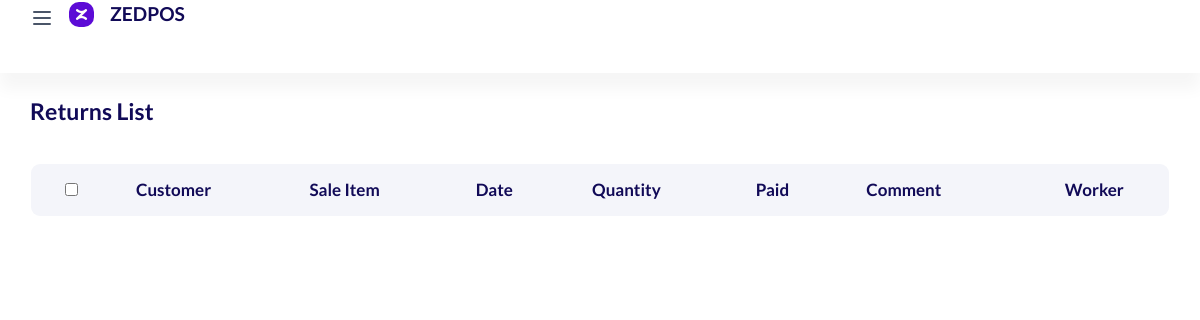
Before: /sale/return/ with the older database file.
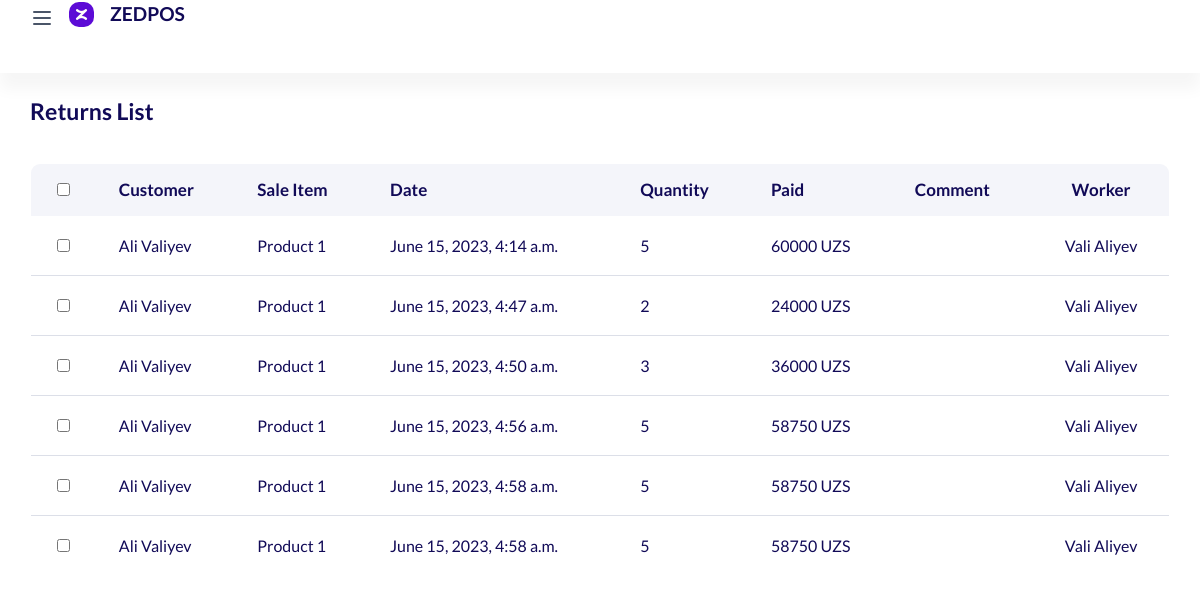
After: the same page with the newer database file.
### sell/models.py (models this page shows, shortened)
class Return(models.Model):
    customer = models.ForeignKey(Client, on_delete=models.SET_NULL, null=True)
    sellitem = models.ForeignKey(SellItem, on_delete=models.SET_NULL, null=True)
    date = models.DateTimeField(auto_now_add=True)
    paid = models.IntegerField()
    quantity = models.IntegerField(null=True)
    worker = models.ForeignKey(Worker, on_delete=models.SET_NULL, null=True)

class SellItem(models.Model):
    sell_id = models.ForeignKey(Sell, on_delete=models.CASCADE)
    product = models.ForeignKey(Product, on_delete=models.SET_NULL, null=True)
    date = models.DateTimeField(null=True, blank=True)
    discount = models.IntegerField(null=True)
    quantity = models.FloatField()

### clients/models.py (models this page shows)
class Client(models.Model):
    first_name = models.CharField(("First name"), max_length=50)
    last_name = models.CharField(("Last name"), max_length=50)
    p_num = models.CharField(("Phone number"), max_length=20)
    debt = models.IntegerField(("Debt"), null=True, blank=True, default=0)
    def __str__(self):
        return f'{self.first_name} {self.last_name}'

### product/models.py (models this page shows)
class Product(models.Model):
    code = models.IntegerField(null=True)
    name = models.CharField(max_length=50)
    arrival_price = models.IntegerField()
    price = models.IntegerField()
    measure = models.ForeignKey(Measure, on_delete=models.SET_NULL, null=True)
    quantity = models.FloatField(null=True)
    is_active = models.BooleanField(default=True)
    count = models.IntegerField(null=True, blank=True, default=0)
    def __str__(self):
        return self.name

### accounts/models.py (models this page shows)
class Worker(models.Model):
    first_name = models.CharField(max_length=100)
    last_name = models.CharField(max_length=100)
    ph_number = models.CharField(("Phone number"), max_length=50)

### sell/views.py (the view)
# urls.py: path('return/', return_list),
def return_list(request):
    data = {
        "items": Return.objects.all()
    }
    return render(request, "sale/list-returns.html", data)

### templates/sale/list-returns.html (shortened to what this page needs)
<!doctype html>
{% load static %}
<html lang="en">
  <head>
      <link rel="stylesheet" href="{% static 'assets/css/backend-plugin.min.css' %}">
      <link rel="stylesheet" href="{% static 'assets/css/backend.css' %}">
      <link rel="stylesheet" href="{% static 'assets/css/css.css' %}">
      <link rel="stylesheet" href="{% static 'assets/vendor/@fortawesome/fontawesome-free/css/all.min.css' %}">
      <link rel="stylesheet" href="{% static 'assets/vendor/line-awesome/dist/line-awesome/css/line-awesome.min.css' %}">
      <link rel="stylesheet" href="{% static 'assets/vendor/remixicon/fonts/remixicon.css' %}">  </head>
  <body class="  ">
    <div class="wrapper">
                <div class="iq-top-navbar">
          <div class="iq-navbar-custom">
              <nav class="navbar navbar-expand-lg navbar-light p-0">
                  <div class="iq-navbar-logo d-flex align-items-center justify-content-between">
                      <i class=" wrapper-menu"><?xml version="1.0" ?><svg fill="none" height="24" viewBox="0 0 24 24" width="24" xmlns="http://www.w3.org/2000/svg"><path d="M4 6H20M4 12H20M4 18H20" stroke="#4A5568" stroke-linecap="round" stroke-linejoin="round" stroke-width="2"/></svg></i>
                      <a href="/" class="header-logo">
                          <img src="{% static 'zed.png' %}" class="img-fluid rounded-normal" alt="logo">
                          <h5 class="logo-title ml-3">ZEDPOS</h5>
                      </a>
                  </div>
              </nav>
          </div>
      </div>
      <div class="content-page">
     <div class="container-fluid">
        <div class="row">
            <div class="col-lg-12">
                <div class="d-flex flex-wrap flex-wrap align-items-center justify-content-between mb-4">
                    <div>
                        <h4 class="mb-3">Returns List</h4>
                    </div>
                </div>
            </div>
            <div class="col-lg-12">
                <div class="table-responsive rounded mb-3">
                <table class="data-table table mb-0 tbl-server-info">
                    <thead class="bg-white text-uppercase">
                        <tr class="ligth ligth-data">
                            <th>
                                <div class="checkbox d-inline-block">
                                    <input type="checkbox" class="checkbox-input" id="checkbox1">
                                </div>
                            </th>
                            <th>Customer</th>
                            <th>Sale item</th>
                            <th>Date</th>
                            <th>Quantity</th>
                            <th>Paid</th>
                            <th>Comment</th>
                            <th>Worker</th>
                        </tr>
                    </thead>
                    <tbody class="ligth-body">
                    {% for p in items %}
                        <tr>
                            <td>
                                <div class="checkbox d-inline-block">
                                    <input type="checkbox" class="checkbox-input" id="checkbox2">
                                </div>
                            </td>
                            <td>
                                <div class="d-flex align-items-center">
                                    <div>
                                        {{ p.customer }}
                                    </div>
                                </div>
                            </td>
                            <td class="filter">{{ p.sellitem.product }}</td>
                            <td>{{ p.date }}</td>
                            <td>{{ p.quantity }}</td>
                            <td>{{ p.paid }} UZS</td>
                            <td>{{ p.comment }}</td>
                            <td>{{ p.worker.first_name }} {{ p.worker.last_name }}</td>
                        </tr>
                    {% endfor %}
                    </tbody>
                </table>
                </div>
            </div>
        </div>
    </div>
  </body>
</html>

Changed rows visible on the page:
added Return: customer "Ali Valiyev", sellitem.product "Product 1", date "June 15, 2023, 4:14 a.m.", quantity "5", paid "60000", worker.first_name "Vali", worker.last_name "Aliyev"
added Return: customer "Ali Valiyev", sellitem.product "Product 1", date "June 15, 2023, 4:47 a.m.", quantity "2", paid "24000", worker.first_name "Vali", worker.last_name "Aliyev"
added Return: customer "Ali Valiyev", sellitem.product "Product 1", date "June 15, 2023, 4:50 a.m.", quantity "3", paid "36000", worker.first_name "Vali", worker.last_name "Aliyev"
added Return: customer "Ali Valiyev", sellitem.product "Product 1", date "June 15, 2023, 4:56 a.m.", quantity "5", paid "58750", worker.first_name "Vali", worker.last_name "Aliyev"
added Return: customer "Ali Valiyev", sellitem.product "Product 1", date "June 15, 2023, 4:58 a.m.", quantity "5", paid "58750", worker.first_name "Vali", worker.last_name "Aliyev"
added Return: customer "Ali Valiyev", sellitem.product "Product 1", date "June 15, 2023, 4:58 a.m.", quantity "5", paid "58750", worker.first_name "Vali", worker.last_name "Aliyev"
